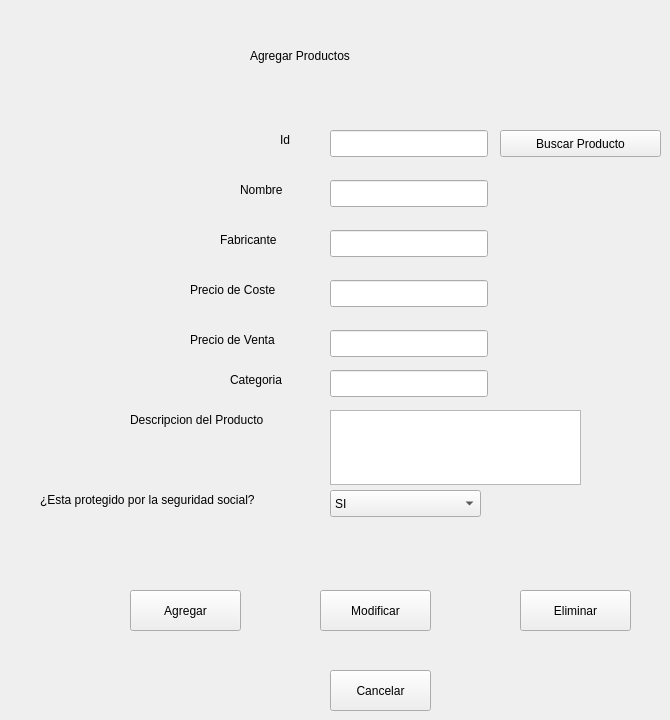
     <widget class="QWidget" name="tab_2">
      <attribute name="title">
       <string>Productos</string>
      </attribute>
      <widget class="QLabel" name="label_65">
       <property name="geometry">
        <rect>
         <x>280</x>
         <y>130</y>
         <width>20</width>
         <height>20</height>
        </rect>
       </property>
       <property name="text">
        <string>Id</string>
       </property>
      </widget>
      <widget class="QLabel" name="label_66">
       <property name="geometry">
        <rect>
         <x>240</x>
         <y>180</y>
         <width>61</width>
         <height>20</height>
        </rect>
       </property>
       <property name="text">
        <string>Nombre</string>
       </property>
      </widget>
      <widget class="QLabel" name="label_67">
       <property name="geometry">
        <rect>
         <x>220</x>
         <y>230</y>
         <width>71</width>
         <height>20</height>
        </rect>
       </property>
       <property name="text">
        <string>Fabricante</string>
       </property>
      </widget>
      <widget class="QLabel" name="label_68">
       <property name="geometry">
        <rect>
         <x>190</x>
         <y>280</y>
         <width>111</width>
         <height>20</height>
        </rect>
       </property>
       <property name="text">
        <string>Precio de Coste</string>
       </property>
      </widget>
      <widget class="QLabel" name="label_69">
       <property name="geometry">
        <rect>
         <x>190</x>
         <y>330</y>
         <width>111</width>
         <height>20</height>
        </rect>
       </property>
       <property name="text">
        <string>Precio de Venta</string>
       </property>
      </widget>
      <widget class="QLineEdit" name="tf_Producto_id_2">
       <property name="geometry">
        <rect>
         <x>330</x>
         <y>130</y>
         <width>158</width>
         <height>27</height>
        </rect>
       </property>
      </widget>
      <widget class="QLineEdit" name="tf_Producto_nombre_2">
       <property name="geometry">
        <rect>
         <x>330</x>
         <y>180</y>
         <width>158</width>
         <height>27</height>
        </rect>
       </property>
      </widget>
      <widget class="QLineEdit" name="tf_Producto_Fabricante_2">
       <property name="geometry">
        <rect>
         <x>330</x>
         <y>230</y>
         <width>158</width>
         <height>27</height>
        </rect>
       </property>
      </widget>
      <widget class="QLineEdit" name="tf_Producto_precioCoste_2">
       <property name="geometry">
        <rect>
         <x>330</x>
         <y>280</y>
         <width>158</width>
         <height>27</height>
        </rect>
       </property>
      </widget>
      <widget class="QLineEdit" name="tf_Producto_PrecioVenta_2">
       <property name="geometry">
        <rect>
         <x>330</x>
         <y>330</y>
         <width>158</width>
         <height>27</height>
        </rect>
       </property>
      </widget>
      <widget class="QLabel" name="label_70">
       <property name="geometry">
        <rect>
         <x>40</x>
         <y>490</y>
         <width>261</width>
         <height>20</height>
        </rect>
       </property>
       <property name="text">
        <string>¿Esta protegido por la seguridad social?</string>
       </property>
      </widget>
      <widget class="QLabel" name="label_71">
       <property name="geometry">
        <rect>
         <x>250</x>
         <y>40</y>
         <width>261</width>
         <height>31</height>
        </rect>
       </property>
       <property name="styleSheet">
        <string notr="true">font: italic 20pt &quot;URW Palladio L&quot;;</string>
       </property>
       <property name="text">
        <string>Agregar Productos</string>
       </property>
      </widget>
      <widget class="QPushButton" name="bt_Producto_cancelar_2">
       <property name="geometry">
        <rect>
         <x>330</x>
         <y>670</y>
         <width>101</width>
         <height>41</height>
        </rect>
       </property>
       <property name="text">
        <string>Cancelar</string>
       </property>
      </widget>
      <widget class="QPushButton" name="bt_Producto_agregar_2">
       <property name="geometry">
        <rect>
         <x>130</x>
         <y>590</y>
         <width>111</width>
         <height>41</height>
        </rect>
       </property>
       <property name="text">
        <string>Agregar</string>
       </property>
      </widget>
      <widget class="QComboBox" name="cb_Producto_TieneProteccion_2">
       <property name="geometry">
        <rect>
         <x>330</x>
         <y>490</y>
         <width>151</width>
         <height>27</height>
        </rect>
       </property>
       <item>
        <property name="text">
         <string>SI</string>
        </property>
       </item>
       <item>
        <property name="text">
         <string>NO</string>
        </property>
       </item>
      </widget>
      <widget class="QLineEdit" name="tf_Producto_Categoria_2">
       <property name="geometry">
        <rect>
         <x>330</x>
         <y>370</y>
         <width>158</width>
         <height>27</height>
        </rect>
       </property>
      </widget>
      <widget class="QLabel" name="label_72">
       <property name="geometry">
        <rect>
         <x>230</x>
         <y>370</y>
         <width>71</width>
         <height>20</height>
        </rect>
       </property>
       <property name="text">
        <string>Categoria</string>
       </property>
      </widget>
      <widget class="QLabel" name="label_73">
       <property name="geometry">
        <rect>
         <x>130</x>
         <y>410</y>
         <width>171</width>
         <height>20</height>
        </rect>
       </property>
       <property name="text">
        <string>Descripcion del Producto</string>
       </property>
      </widget>
      <widget class="QPlainTextEdit" name="tf_Producto_DescripcionProducto_2">
       <property name="geometry">
        <rect>
         <x>330</x>
         <y>410</y>
         <width>251</width>
         <height>75</height>
        </rect>
       </property>
      </widget>
      <widget class="QPushButton" name="bt_Producto_Modificar_2">
       <property name="geometry">
        <rect>
         <x>320</x>
         <y>590</y>
         <width>111</width>
         <height>41</height>
        </rect>
       </property>
       <property name="text">
        <string>Modificar</string>
       </property>
      </widget>
      <widget class="QPushButton" name="bt_Producto_Eliminar_2">
       <property name="geometry">
        <rect>
         <x>520</x>
         <y>590</y>
         <width>111</width>
         <height>41</height>
        </rect>
       </property>
       <property name="text">
        <string>Eliminar</string>
       </property>
      </widget>
      <widget class="QPushButton" name="bt_FindProducto_2">
       <property name="geometry">
        <rect>
         <x>500</x>
         <y>130</y>
         <width>161</width>
         <height>27</height>
        </rect>
       </property>
       <property name="text">
        <string>Buscar Producto</string>
       </property>
      </widget>
     </widget>
